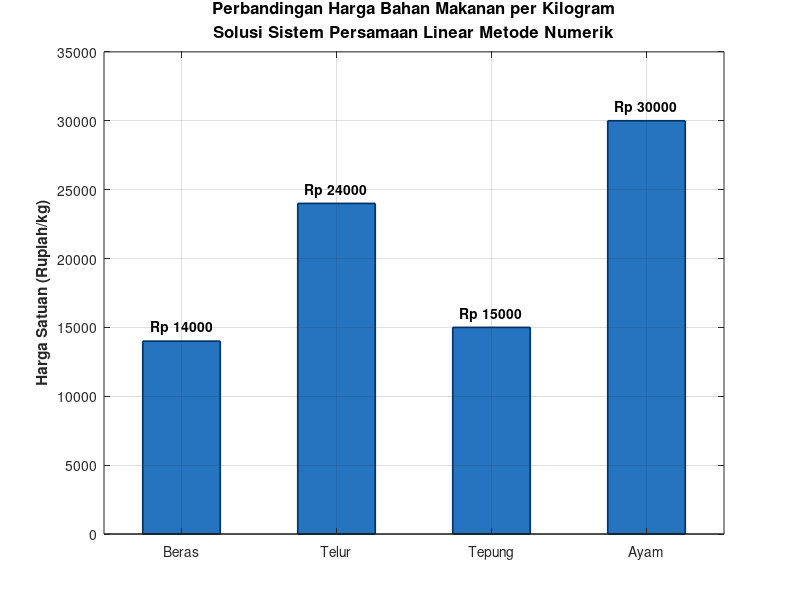

MATLAB code to generate this figure:
% =========================================================================
%  RESPONSI METODE NUMERIK - KASUS 2
%  Topik  : Penyelesaian SPL Penentuan Harga Bahan Pokok
%  Metode : 1. Evaluasi Dominansi Diagonal Matriks
%           2. Metode Langsung (Eliminasi Gauss-Jordan)
%           3. Validasi Metode Iteratif (Gauss-Seidel Berbasis Pivoting)
% =========================================================================

clear; clc; close all;

% -------------------------------------------------------------------------
% 1. DATA TRANSAKSI & PENYETARAAN SATUAN KE KG
% Definisi Variabel:
%   x1 = Harga Beras  (Rp/kg)
%   x2 = Harga Telur  (Rp/kg)
%   x3 = Harga Tepung (Rp/kg)
%   x4 = Harga Ayam   (Rp/kg)
% -------------------------------------------------------------------------
% Konversi: g -> kg (*0.001), hg -> kg (*0.1), dag -> kg (*0.01)
pembeli = {'Adel', 'Briza', 'Caca', 'Dinda'};

Adel  = [2.5,        1500 * 1e-3, 5.0,        500 * 1e-3];   % Rp 161.000
Briza = [40 * 0.1,   0.75,        1000 * 1e-3, 2.0];          % Rp 149.000
Caca  = [2000 * 1e-3, 15 * 0.1,   50 * 0.01,  6000 * 1e-3];  % Rp 251.500
Dinda = [1.0,        4250 * 1e-3, 20 * 0.1,   9 * 0.1];      % Rp 173.000

A_awal = [Adel; Briza; Caca; Dinda];
b_awal = [161000; 149000; 251500; 173000];
n = length(b_awal);

% -------------------------------------------------------------------------
% 2. UJI KELAYAKAN METODE ITERATIF (DIAGONAL DOMINANCE CHECK)
% -------------------------------------------------------------------------
fprintf('\n+--------------------------------------------------------------------------+\n');
fprintf('| 1. UJI SYARAT DOMINANSI DIAGONAL MATRIKS AWAL                           |\n');
fprintf('+--------------------------------------------------------------------------+\n');
fprintf('  %-8s | %-16s | %-18s | %-14s\n', ...
        'Pelanggan', '|Elemen Diagonal|', 'Jumlah Non-Diagonal', 'Keterangan');
fprintf('  ------------------------------------------------------------------------\n');

is_dominant = true;
for i = 1:n
    diag_val = abs(A_awal(i, i));
    sum_off  = sum(abs(A_awal(i, :))) - diag_val;

    if diag_val > sum_off
        status = 'Dominan [OK]';
    else
        status = 'Tidak Dominan';
        is_dominant = false;
    end
    fprintf('  %-8s | |a_%d%d| = %5.2f kg  | %6.2f kg           | %s\n', ...
            pembeli{i}, i, i, diag_val, sum_off, status);
end
fprintf('  ------------------------------------------------------------------------\n');

if ~is_dominant
    fprintf('  [KESIMPULAN UJI]:\n');
    fprintf('  Matriks sistem awal TIDAK memenuhi syarat dominan diagonal secara ketat.\n');
    fprintf('  Maka secara teoretis, penyelesaian utama menggunakan METODE LANGSUNG.\n\n');
end

% -------------------------------------------------------------------------
% 3. EKSEKUSI METODE LANGSUNG: ELIMINASI GAUSS-JORDAN
% -------------------------------------------------------------------------
fprintf('+--------------------------------------------------------------------------+\n');
fprintf('| 2. PENYELESAIAN DENGAN METODE LANGSUNG (GAUSS-JORDAN)                    |\n');
fprintf('+--------------------------------------------------------------------------+\n');

% Membentuk matriks augmented [A | b]
M = [A_awal, b_awal];

fprintf('  Tampilan Matriks Augmented [A | b] (Satuan: kg & Rupiah):\n');
for i = 1:n
    fprintf('    [%4.2f  %4.2f  %4.2f  %4.2f | %9.0f ]  --> %s\n', ...
            M(i, 1:4), M(i, 5), pembeli{i});
end
fprintf('\n');

% Algoritma Eliminasi Gauss-Jordan
for k = 1:n
    % Bagi baris pivot dengan elemen diagonalnya (membuat pivot bernilai 1)
    pivot = M(k, k);
    M(k, :) = M(k, :) / pivot;

    % Eliminasi seluruh baris di atas dan di bawah pivot
    for i = 1:n
        if i ~= k
            pengali = M(i, k);
            M(i, :) = M(i, :) - pengali * M(k, :);
        end
    end
end

% Solusi akhir berada pada kolom ke-5
x_gj = M(:, end);

nama_komoditas = {'Beras', 'Telur', 'Tepung', 'Ayam'};
fprintf('  Hasil Solusi Analitik Harga Bahan Pokok:\n');
fprintf('  +-----+--------------+-----------+-----------------------+\n');
fprintf('  | No. | Komoditas    | Variabel  | Harga Satuan          |\n');
fprintf('  +-----+--------------+-----------+-----------------------+\n');
for i = 1:n
    fprintf('  |  %d  | %-12s |    x%-2d    | Rp %10.2f / kg   |\n', ...
            i, nama_komoditas{i}, i, x_gj(i));
end
fprintf('  +-----+--------------+-----------+-----------------------+\n\n');

% -------------------------------------------------------------------------
% 4. VALIDASI KOMPARATIF: GAUSS-SEIDEL SETELAH PIVOTING BARIS
% Baris diatur ulang: Briza (x1), Dinda (x2), Adel (x3), Caca (x4)
% -------------------------------------------------------------------------
fprintf('+--------------------------------------------------------------------------+\n');
fprintf('| 3. VALIDASI METODE ITERATIF GAUSS-SEIDEL (SETELAH PENATAAN BARIS)        |\n');
fprintf('+--------------------------------------------------------------------------+\n');
fprintf('  %-5s | %-14s | %-14s | %-14s | %-14s | %-12s\n', ...
        'Iter', 'x1 (Beras)', 'x2 (Telur)', 'x3 (Tepung)', 'x4 (Ayam)', 'Galat Rel');
fprintf('  ------------------------------------------------------------------------\n');

A_gs = [Briza; Dinda; Adel; Caca];
b_gs = [149000; 173000; 161000; 251500];

x_gs = zeros(n, 1);
jml_iterasi = 10;

for it = 1:jml_iterasi
    x_prev = x_gs;

    % Pembaruan bertahap khas Gauss-Seidel
    x_gs(1) = (b_gs(1) - A_gs(1,2)*x_gs(2) - A_gs(1,3)*x_gs(3) - A_gs(1,4)*x_gs(4)) / A_gs(1,1);
    x_gs(2) = (b_gs(2) - A_gs(2,1)*x_gs(1) - A_gs(2,3)*x_gs(3) - A_gs(2,4)*x_gs(4)) / A_gs(2,2);
    x_gs(3) = (b_gs(3) - A_gs(3,1)*x_gs(1) - A_gs(3,2)*x_gs(2) - A_gs(3,4)*x_gs(4)) / A_gs(3,3);
    x_gs(4) = (b_gs(4) - A_gs(4,1)*x_gs(1) - A_gs(4,2)*x_gs(2) - A_gs(4,3)*x_gs(3)) / A_gs(4,4);

    % Galat relatif aproksimasi maksimum
    err_rel = max(abs(x_gs - x_prev) ./ abs(x_gs));

    fprintf('  %4d  | Rp %9.2f | Rp %9.2f | Rp %9.2f | Rp %9.2f | %9.3e\n', ...
            it, x_gs(1), x_gs(2), x_gs(3), x_gs(4), err_rel);
end
fprintf('  ------------------------------------------------------------------------\n');
fprintf('  Catatan: Nilai hasil iterasi ke-10 identik dengan solusi Gauss-Jordan.\n');
fprintf('+--------------------------------------------------------------------------+\n\n');

% -------------------------------------------------------------------------
% 5. VISUALISASI GRAFIK HARGA PER BAHAN
% -------------------------------------------------------------------------
figure('Name', 'Kasus 2 - Diagram Harga Bahan Makanan', 'NumberTitle', 'off', ...
       'Position', [120, 120, 680, 420]);

warna_batang = [0.15 0.45 0.75];
bar_chart = bar(x_gj, 0.5, 'FaceColor', warna_batang, 'EdgeColor', [0 0.2 0.4], 'LineWidth', 1.2);

set(gca, 'XTickLabel', nama_komoditas, 'FontSize', 10);
ylabel('Harga Satuan (Rupiah/kg)', 'FontSize', 11, 'FontWeight', 'bold');
title({'Perbandingan Harga Bahan Makanan per Kilogram'; ...
       'Solusi Sistem Persamaan Linear Metode Numerik'}, 'FontSize', 12, 'FontWeight', 'bold');
grid on;
% Label nilai harga tepat di atas batang diagram
for i = 1:n
    text(i, x_gj(i) + 1000, sprintf('Rp %d', round(x_gj(i))), ...
         'HorizontalAlignment', 'center', 'FontSize', 10, 'FontWeight', 'bold');
end
ylim([0, max(x_gj) + 5000]);
